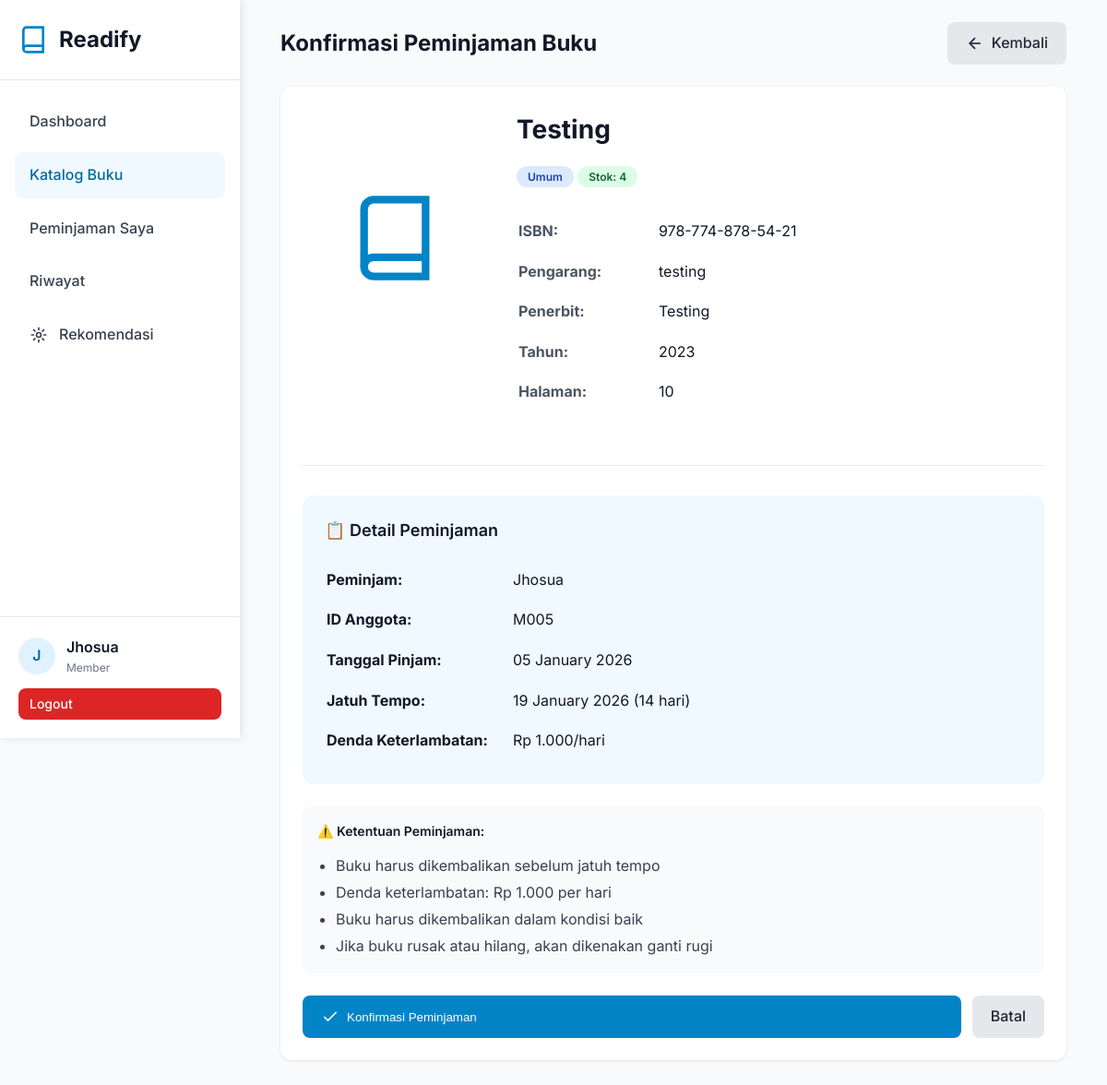
/pages/member/borrow.php?book_id=58 (signed in), run on the app's committed database.
### tables this page shows
CREATE TABLE `users` (
  `id` int NOT NULL AUTO_INCREMENT,
  `name` varchar(100) NOT NULL,
  `email` varchar(100) NOT NULL,
  `phone` varchar(20) DEFAULT NULL,
  `password` varchar(255) NOT NULL,
  `role` enum('admin','staff','member') DEFAULT 'member',
  `created_at` timestamp NULL DEFAULT CURRENT_TIMESTAMP,
  `updated_at` timestamp NULL DEFAULT CURRENT_TIMESTAMP ON UPDATE CURRENT_TIMESTAMP,
  PRIMARY KEY (`id`),
  UNIQUE KEY `email` (`email`)
);

CREATE TABLE `books` (
  `id` int NOT NULL AUTO_INCREMENT,
  `isbn` varchar(20) NOT NULL,
  `title` varchar(255) NOT NULL,
  `author` varchar(100) NOT NULL,
  `publisher` varchar(100) DEFAULT NULL,
  `year` year DEFAULT NULL,
  `category_id` int DEFAULT NULL,
  `stock` int DEFAULT '0',
  `pages` int DEFAULT NULL,
  `description` text,
  `cover_image` varchar(255) DEFAULT NULL,
  `created_at` timestamp NULL DEFAULT CURRENT_TIMESTAMP,
  `updated_at` timestamp NULL DEFAULT CURRENT_TIMESTAMP ON UPDATE CURRENT_TIMESTAMP,
  PRIMARY KEY (`id`),
  UNIQUE KEY `isbn` (`isbn`),
  KEY `category_id` (`category_id`),
  KEY `idx_title` (`title`),
  KEY `idx_author` (`author`),
  KEY `idx_isbn` (`isbn`),
  CONSTRAINT `books_ibfk_1` FOREIGN KEY (`category_id`) REFERENCES `categories` (`id`) ON DELETE SET NULL
);

CREATE TABLE `members` (
  `id` int NOT NULL AUTO_INCREMENT,
  `member_id` varchar(20) NOT NULL,
  `user_id` int DEFAULT NULL,
  `name` varchar(100) NOT NULL,
  `email` varchar(100) NOT NULL,
  `phone` varchar(20) DEFAULT NULL,
  `address` text,
  `join_date` date NOT NULL,
  `status` enum('active','inactive') DEFAULT 'active',
  `created_at` timestamp NULL DEFAULT CURRENT_TIMESTAMP,
  `updated_at` timestamp NULL DEFAULT CURRENT_TIMESTAMP ON UPDATE CURRENT_TIMESTAMP,
  PRIMARY KEY (`id`),
  UNIQUE KEY `member_id` (`member_id`),
  UNIQUE KEY `email` (`email`),
  KEY `idx_member_id` (`member_id`),
  KEY `idx_name` (`name`),
  KEY `idx_user_id` (`user_id`),
  CONSTRAINT `members_ibfk_1` FOREIGN KEY (`user_id`) REFERENCES `users` (`id`) ON DELETE SET NULL
);

### config/config.php (called while the page is built, shortened)
<?php
require_once BASE_PATH . '/config/database.php';
function isLoggedIn() {
    return isset($_SESSION['user_id']);
}
function getCurrentUser() {
    if (isLoggedIn()) {
        $db = new Database();
        $user = $db->fetchOne("SELECT id, name, email, role FROM users WHERE id = ?", [$_SESSION['user_id']]);
        return $user;
    }
    return null;
}
function formatDate($date) {
    return date('d F Y', strtotime($date));
}
function formatRupiah($amount) {
    return 'Rp ' . number_format($amount, 0, ',', '.');
}

### config/database.php (called while the page is built, shortened)
<?php
class Database {
    private $host = DB_HOST;
    private $user = DB_USER;
    private $pass = DB_PASS;
    private $dbname = DB_NAME;
    private $conn;
    private function connect() {
        $this->conn = null;
        try {
            $dsn = "mysql:host=" . $this->host . ";dbname=" . $this->dbname . ";charset=utf8mb4";
            $options = [
                PDO::ATTR_ERRMODE => PDO::ERRMODE_EXCEPTION,
                PDO::ATTR_DEFAULT_FETCH_MODE => PDO::FETCH_ASSOC,
                PDO::ATTR_EMULATE_PREPARES => false,
            ];
            $this->conn = new PDO($dsn, $this->user, $this->pass, $options);
        } catch(PDOException $e) {
            $this->error = $e->getMessage();
            die("Connection failed: " . $this->error);
        }
    }
    public function query($sql, $params = []) {
        try {
            $stmt = $this->conn->prepare($sql);
            $stmt->execute($params);
            return $stmt;
        } catch(PDOException $e) {
            throw new Exception($e->getMessage());
        }
    }
    public function fetchOne($sql, $params = []) {
        $stmt = $this->query($sql, $params);
        return $stmt->fetch();
    }
}

### pages/member/borrow.php (the view, shortened to what this page needs)
<?php
require_once '../../config/config.php';
$user = getCurrentUser();
$db = new Database();
$member = $db->fetchOne("SELECT * FROM members WHERE email = ?", [$user['email']]);
$bookId = isset($_GET['book_id']) ? (int)$_GET['book_id'] : 0;
$book = $db->fetchOne("SELECT * FROM books WHERE id = ? AND stock > 0", [$bookId]);
include_once '../../includes/header.php';
?>
<div class="sidebar">
    <div class="sidebar-logo">
        <svg viewBox="0 0 24 24" fill="none" stroke="currentColor" stroke-width="2">
            <path d="M4 19.5A2.5 2.5 0 0 1 6.5 17H20"></path>
            <path d="M6.5 2H20v20H6.5A2.5 2.5 0 0 1 4 19.5v-15A2.5 2.5 0 0 1 6.5 2z"></path>
        </svg>
        <h1>Readify</h1>
    </div>
    <nav class="sidebar-nav">
        <a href="<?php echo SITE_URL; ?>/pages/member/dashboard.php" class="nav-item">Dashboard</a>
        <a href="<?php echo SITE_URL; ?>/pages/member/books.php" class="nav-item active">Katalog Buku</a>
        <a href="<?php echo SITE_URL; ?>/pages/member/my-loans.php" class="nav-item">Peminjaman Saya</a>
        <a href="<?php echo SITE_URL; ?>/pages/member/history.php" class="nav-item">Riwayat</a>
        <a href="<?php echo SITE_URL; ?>/pages/member/recommendations.php" class="nav-item">
            <svg viewBox="0 0 24 24" fill="none" stroke="currentColor" stroke-width="2">
                <circle cx="12" cy="12" r="3"></circle>
                <path d="M12 2v4m0 12v4M4.93 4.93l2.83 2.83m8.48 8.48l2.83 2.83M2 12h4m12 0h4M4.93 19.07l2.83-2.83m8.48-8.48l2.83-2.83"></path>
            </svg>
            Rekomendasi
        </a>
    </nav>
    <div class="sidebar-user">
        <div class="user-info">
            <div class="user-avatar"><?php echo strtoupper(substr($user['name'], 0, 1)); ?></div>
            <div>
                <div class="user-name"><?php echo htmlspecialchars($user['name']); ?></div>
                <div class="user-role">Member</div>
            </div>
        </div>
        <a href="<?php echo SITE_URL; ?>/pages/auth/logout.php" class="btn btn-danger btn-sm" style="width: 100%;">Logout</a>
    </div>
</div>
<div class="main-content">
    <div class="container">
        <div class="card-header">
            <h1 class="card-title">Konfirmasi Peminjaman Buku</h1>
            <a href="books.php" class="btn btn-secondary">
                <svg width="20" height="20" viewBox="0 0 24 24" fill="none" stroke="currentColor" stroke-width="2">
                    <line x1="19" y1="12" x2="5" y2="12"></line>
                    <polyline points="12 19 5 12 12 5"></polyline>
                </svg>
                Kembali
            </a>
        </div>
        <div class="card">
            <div style="display: grid; grid-template-columns: 200px 1fr; gap: 32px;">
                <div style="height: 280px; background: linear-gradient(135deg, var(--primary-100), var(--primary-200)); display: flex; align-items: center; justify-content: center; border-radius: 12px;">
                    <svg width="100" height="100" viewBox="0 0 24 24" fill="none" stroke="currentColor" stroke-width="2" style="color: var(--primary-600);">
                        <path d="M4 19.5A2.5 2.5 0 0 1 6.5 17H20"></path>
                        <path d="M6.5 2H20v20H6.5A2.5 2.5 0 0 1 4 19.5v-15A2.5 2.5 0 0 1 6.5 2z"></path>
                    </svg>
                </div>
                <div>
                    <h2 style="font-size: 28px; font-weight: 700; margin-bottom: 16px; color: var(--gray-900);">
                        <?php echo htmlspecialchars($book['title']); ?>
                    </h2>
                    <div style="margin-bottom: 24px;">
                        <span class="badge badge-info"><?php echo htmlspecialchars($book['category_name'] ?? 'Umum'); ?></span>
                        <span class="badge badge-success">Stok: <?php echo $book['stock']; ?></span>
                    </div>
                    <table style="width: 100%; margin-bottom: 24px;">
                        <tr>
                            <td style="padding: 8px 0; color: var(--gray-600); width: 150px;"><strong>ISBN:</strong></td>
                            <td style="padding: 8px 0;"><?php echo htmlspecialchars($book['isbn']); ?></td>
                        </tr>
                        <tr>
                            <td style="padding: 8px 0; color: var(--gray-600);"><strong>Pengarang:</strong></td>
                            <td style="padding: 8px 0;"><?php echo htmlspecialchars($book['author']); ?></td>
                        </tr>
                        <tr>
                            <td style="padding: 8px 0; color: var(--gray-600);"><strong>Penerbit:</strong></td>
                            <td style="padding: 8px 0;"><?php echo htmlspecialchars($book['publisher']); ?></td>
                        </tr>
                        <tr>
                            <td style="padding: 8px 0; color: var(--gray-600);"><strong>Tahun:</strong></td>
                            <td style="padding: 8px 0;"><?php echo $book['year']; ?></td>
                        </tr>
                        <tr>
                            <td style="padding: 8px 0; color: var(--gray-600);"><strong>Halaman:</strong></td>
                            <td style="padding: 8px 0;"><?php echo $book['pages']; ?></td>
                        </tr>
                    </table>
                </div>
            </div>
            <hr style="margin: 32px 0; border: none; border-top: 1px solid var(--gray-200);">
            <div style="background: var(--primary-50); padding: 24px; border-radius: 12px; margin-bottom: 24px;">
                <h3 style="font-size: 18px; font-weight: 600; margin-bottom: 16px; color: var(--primary-900);">
                    📋 Detail Peminjaman
                </h3>
                <table style="width: 100%;">
                    <tr>
                        <td style="padding: 8px 0; color: var(--primary-800); width: 200px;"><strong>Peminjam:</strong></td>
                        <td style="padding: 8px 0; color: var(--primary-900);"><?php echo htmlspecialchars($member['name']); ?></td>
                    </tr>
                    <tr>
                        <td style="padding: 8px 0; color: var(--primary-800);"><strong>ID Anggota:</strong></td>
                        <td style="padding: 8px 0; color: var(--primary-900);"><?php echo htmlspecialchars($member['member_id']); ?></td>
                    </tr>
                    <tr>
                        <td style="padding: 8px 0; color: var(--primary-800);"><strong>Tanggal Pinjam:</strong></td>
                        <td style="padding: 8px 0; color: var(--primary-900);"><?php echo formatDate(date('Y-m-d')); ?></td>
                    </tr>
                    <tr>
                        <td style="padding: 8px 0; color: var(--primary-800);"><strong>Jatuh Tempo:</strong></td>
                        <td style="padding: 8px 0; color: var(--primary-900);"><?php echo formatDate(date('Y-m-d', strtotime('+' . DEFAULT_LOAN_DAYS . ' days'))); ?> (<?php echo DEFAULT_LOAN_DAYS; ?> hari)</td>
                    </tr>
                    <tr>
                        <td style="padding: 8px 0; color: var(--primary-800);"><strong>Denda Keterlambatan:</strong></td>
                        <td style="padding: 8px 0; color: var(--primary-900);"><?php echo formatRupiah(FINE_PER_DAY); ?>/hari</td>
                    </tr>
                </table>
            </div>
            <form method="POST" action="">
                <div style="padding: 16px; background: var(--gray-50); border-radius: 8px; margin-bottom: 24px;">
                    <h4 style="font-size: 14px; font-weight: 600; margin-bottom: 12px;">⚠️ Ketentuan Peminjaman:</h4>
                    <ul style="color: var(--gray-700); line-height: 1.8; padding-left: 20px; margin: 0;">
                        <li>Buku harus dikembalikan sebelum jatuh tempo</li>
                        <li>Denda keterlambatan: <?php echo formatRupiah(FINE_PER_DAY); ?> per hari</li>
                        <li>Buku harus dikembalikan dalam kondisi baik</li>
                        <li>Jika buku rusak atau hilang, akan dikenakan ganti rugi</li>
                    </ul>
                </div>
                <div style="display: flex; gap: 12px;">
                    <button type="submit" class="btn btn-primary" style="flex: 1;">
                        <svg width="20" height="20" viewBox="0 0 24 24" fill="none" stroke="currentColor" stroke-width="2">
                            <polyline points="20 6 9 17 4 12"></polyline>
                        </svg>
                        Konfirmasi Peminjaman
                    </button>
                    <a href="books.php" class="btn btn-secondary">Batal</a>
                </div>
            </form>
        </div>
    </div>
</div>
<?php include_once '../../includes/footer.php'; ?>

### assets/css/style.css (style rules this page uses)
:root { --primary-50: #f0f9ff; --primary-100: #e0f2fe; --primary-500: #0ea5e9; --primary-600: #0284c7; --primary-700: #0369a1; --gray-50: #f9fafb; --gray-100: #f3f4f6; --gray-200: #e5e7eb; --gray-300: #d1d5db; --gray-500: #6b7280; --gray-600: #4b5563; --gray-700: #374151; --gray-800: #1f2937; --gray-900: #111827; }
* { margin: 0; padding: 0; box-sizing: border-box; }
body { font-family: "Inter", -apple-system, BlinkMacSystemFont, "Segoe UI", sans-serif; background-color: var(--gray-50); color: var(--gray-900); line-height: 1.6; }
.container { max-width: 1200px; margin: 0 auto; padding: 0 20px; }
.sidebar { position: fixed; top: 0; left: 0; height: 100vh; width: 260px; background: white; box-shadow: 2px 0 10px rgba(0, 0, 0, 0.1); z-index: 1000; overflow-y: auto; }
.sidebar-logo { padding: 24px 20px; border-bottom: 1px solid var(--gray-200); display: flex; align-items: center; gap: 12px; }
.sidebar-logo svg { width: 32px; height: 32px; color: var(--primary-600); }
.sidebar-logo h1 { font-size: 24px; font-weight: 700; color: var(--gray-900); }
.sidebar-nav { padding: 20px 16px; }
.nav-item { display: flex; align-items: center; gap: 12px; padding: 12px 16px; margin-bottom: 8px; border-radius: 8px; color: var(--gray-700); text-decoration: none; transition: all 0.2s; font-weight: 500; }
.nav-item.active { background-color: var(--primary-50); color: var(--primary-700); }
.nav-item svg { width: 20px; height: 20px; }
.sidebar-user { position: absolute; bottom: 0; left: 0; right: 0; padding: 20px; border-top: 1px solid var(--gray-200); }
.user-info { display: flex; align-items: center; gap: 12px; margin-bottom: 12px; }
.user-avatar { width: 40px; height: 40px; border-radius: 50%; background: var(--primary-100); display: flex; align-items: center; justify-content: center; font-weight: 600; color: var(--primary-700); }
.user-name { font-weight: 600; color: var(--gray-900); }
.user-role { font-size: 12px; color: var(--gray-500); }
.main-content { margin-left: 260px; padding: 24px; min-height: 100vh; }
.card { background: white; border-radius: 12px; box-shadow: 0 1px 3px rgba(0, 0, 0, 0.1); padding: 24px; margin-bottom: 24px; }
.card-header { display: flex; justify-content: space-between; align-items: center; margin-bottom: 24px; }
.card-title { font-size: 24px; font-weight: 700; color: var(--gray-900); }
.btn { padding: 10px 20px; border-radius: 8px; font-weight: 500; cursor: pointer; border: none; transition: all 0.2s; text-decoration: none; display: inline-flex; align-items: center; gap: 8px; }
.btn-primary { background-color: var(--primary-600); color: white; }
.btn-secondary { background-color: var(--gray-200); color: var(--gray-800); }
.btn-danger { background-color: #dc2626; color: white; }
.btn-sm { padding: 6px 12px; font-size: 14px; }
.badge { padding: 4px 12px; border-radius: 12px; font-size: 12px; font-weight: 600; }
.badge-success { background-color: #dcfce7; color: #166534; }
.badge-info { background-color: #dbeafe; color: #1e40af; }

### data on the page
users: name "J", name "Jhosua"
books: title "Testing", stock "4", isbn "978-774-878-54-21", author "testing", publisher "Testing", year "2023", pages "10"
members: name "Jhosua", member "M005"

### other printed values
$book['category_name'] "Umum"
DEFAULT_LOAN_DAYS "14"
formatRupiah(FINE_PER_DAY) "Rp 1.000"
